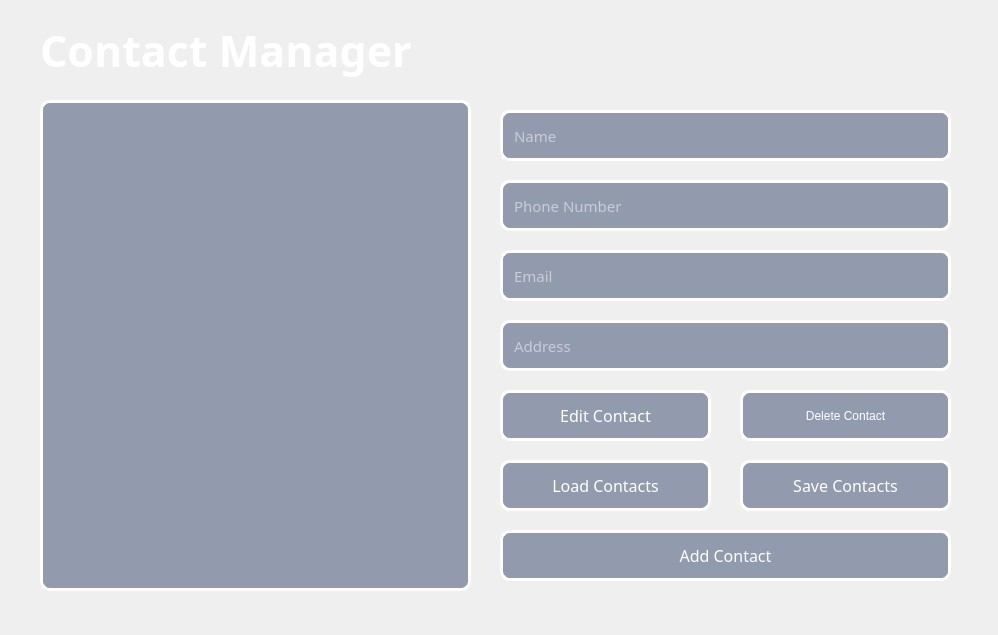
<?xml version="1.0" encoding="UTF-8"?>
<ui version="4.0">
 <class>MainWindow</class>
 <widget class="QMainWindow" name="MainWindow">
  <property name="geometry">
   <rect>
    <x>0</x>
    <y>0</y>
    <width>998</width>
    <height>635</height>
   </rect>
  </property>
  <property name="minimumSize">
   <size>
    <width>998</width>
    <height>635</height>
   </size>
  </property>
  <property name="maximumSize">
   <size>
    <width>998</width>
    <height>635</height>
   </size>
  </property>
  <property name="windowTitle">
   <string>MainWindow</string>
  </property>
  <widget class="QWidget" name="centralwidget">
   <widget class="QLabel" name="label">
    <property name="geometry">
     <rect>
      <x>40</x>
      <y>10</y>
      <width>441</width>
      <height>81</height>
     </rect>
    </property>
    <property name="font">
     <font>
      <family>Bahnschrift SemiBold</family>
      <pointsize>32</pointsize>
      <weight>75</weight>
      <italic>false</italic>
      <bold>true</bold>
      <kerning>true</kerning>
     </font>
    </property>
    <property name="styleSheet">
     <string notr="true">color : white;</string>
    </property>
    <property name="text">
     <string>Contact Manager</string>
    </property>
   </widget>
   <widget class="QLabel" name="label_2">
    <property name="geometry">
     <rect>
      <x>-10</x>
      <y>-30</y>
      <width>1011</width>
      <height>681</height>
     </rect>
    </property>
    <property name="sizePolicy">
     <sizepolicy hsizetype="Expanding" vsizetype="Expanding">
      <horstretch>0</horstretch>
      <verstretch>0</verstretch>
     </sizepolicy>
    </property>
    <property name="text">
     <string/>
    </property>
    <property name="pixmap">
     <pixmap resource="image.qrc">:/newPrefix/image/main.jpg</pixmap>
    </property>
    <property name="scaledContents">
     <bool>true</bool>
    </property>
   </widget>
   <widget class="QListWidget" name="lstContacts">
    <property name="geometry">
     <rect>
      <x>40</x>
      <y>100</y>
      <width>431</width>
      <height>491</height>
     </rect>
    </property>
    <property name="font">
     <font>
      <family>Atkinson Hyperlegible Next</family>
      <pointsize>11</pointsize>
      <weight>9</weight>
      <italic>false</italic>
      <bold>false</bold>
     </font>
    </property>
    <property name="styleSheet">
     <string notr="true">background-color: rgba(8, 28, 75,0.4);
border: 3px solid white;
border-radius: 10px;
color:white;
font: 75 11pt &quot;Atkinson Hyperlegible Next&quot;;
padding-left:9px;
padding-top:9px;</string>
    </property>
   </widget>
   <widget class="QLineEdit" name="txtName">
    <property name="geometry">
     <rect>
      <x>500</x>
      <y>110</y>
      <width>451</width>
      <height>51</height>
     </rect>
    </property>
    <property name="font">
     <font>
      <family>Atkinson Hyperlegible Next</family>
      <pointsize>11</pointsize>
      <weight>9</weight>
      <italic>false</italic>
      <bold>false</bold>
     </font>
    </property>
    <property name="styleSheet">
     <string notr="true">background-color: rgba(8, 28, 75,0.4);
border: 3px solid white;
border-radius: 10px;
color:white;
font: 75 11pt &quot;Atkinson Hyperlegible Next&quot;;
padding-left:9px;
</string>
    </property>
    <property name="placeholderText">
     <string>Name</string>
    </property>
   </widget>
   <widget class="QLineEdit" name="txtPhone">
    <property name="geometry">
     <rect>
      <x>500</x>
      <y>180</y>
      <width>451</width>
      <height>51</height>
     </rect>
    </property>
    <property name="font">
     <font>
      <family>Atkinson Hyperlegible Next</family>
      <pointsize>11</pointsize>
      <weight>9</weight>
      <italic>false</italic>
      <bold>false</bold>
     </font>
    </property>
    <property name="styleSheet">
     <string notr="true">background-color: rgba(8, 28, 75,0.4);
border: 3px solid white;
border-radius: 10px;
color:white;
font: 75 11pt &quot;Atkinson Hyperlegible Next&quot;;
padding-left:9px;
</string>
    </property>
    <property name="text">
     <string/>
    </property>
    <property name="placeholderText">
     <string>Phone Number</string>
    </property>
   </widget>
   <widget class="QLineEdit" name="txtEmail">
    <property name="geometry">
     <rect>
      <x>500</x>
      <y>250</y>
      <width>451</width>
      <height>51</height>
     </rect>
    </property>
    <property name="font">
     <font>
      <family>Atkinson Hyperlegible Next</family>
      <pointsize>11</pointsize>
      <weight>9</weight>
      <italic>false</italic>
      <bold>false</bold>
     </font>
    </property>
    <property name="styleSheet">
     <string notr="true">background-color: rgba(8, 28, 75,0.4);
border: 3px solid white;
border-radius: 10px;
color:white;
font: 75 11pt &quot;Atkinson Hyperlegible Next&quot;;
padding-left:9px;
</string>
    </property>
    <property name="text">
     <string/>
    </property>
    <property name="placeholderText">
     <string>Email </string>
    </property>
   </widget>
   <widget class="QLineEdit" name="txtAddress">
    <property name="geometry">
     <rect>
      <x>500</x>
      <y>320</y>
      <width>451</width>
      <height>51</height>
     </rect>
    </property>
    <property name="font">
     <font>
      <family>Atkinson Hyperlegible Next</family>
      <pointsize>11</pointsize>
      <weight>9</weight>
      <italic>false</italic>
      <bold>false</bold>
     </font>
    </property>
    <property name="styleSheet">
     <string notr="true">background-color: rgba(8, 28, 75,0.4);
border: 3px solid white;
border-radius: 10px;
color:white;
font: 75 11pt &quot;Atkinson Hyperlegible Next&quot;;
padding-left:9px;
</string>
    </property>
    <property name="text">
     <string/>
    </property>
    <property name="placeholderText">
     <string>Address</string>
    </property>
   </widget>
   <widget class="QPushButton" name="btnEditContact">
    <property name="geometry">
     <rect>
      <x>500</x>
      <y>390</y>
      <width>211</width>
      <height>51</height>
     </rect>
    </property>
    <property name="font">
     <font>
      <family>Atkinson Hyperlegible Next</family>
      <pointsize>12</pointsize>
      <weight>9</weight>
      <italic>false</italic>
      <bold>false</bold>
     </font>
    </property>
    <property name="styleSheet">
     <string notr="true">background-color: rgba(8, 28, 75,0.4);
border: 3px solid white;
border-radius: 10px;
color:white;
font: 75 12pt &quot;Atkinson Hyperlegible Next&quot;;
</string>
    </property>
    <property name="text">
     <string>Edit Contact</string>
    </property>
   </widget>
   <widget class="QPushButton" name="btnDeleteContact">
    <property name="geometry">
     <rect>
      <x>740</x>
      <y>390</y>
      <width>211</width>
      <height>51</height>
     </rect>
    </property>
    <property name="styleSheet">
     <string notr="true">background-color: rgba(8, 28, 75,0.4);
border: 3px solid white;
border-radius: 10px;
color:white;
font: 75 12pt &quot;Atkinson Hyperlegible Next&quot;;
</string>
    </property>
    <property name="text">
     <string>Delete Contact</string>
    </property>
   </widget>
   <widget class="QPushButton" name="btnLoadContacts">
    <property name="geometry">
     <rect>
      <x>500</x>
      <y>460</y>
      <width>211</width>
      <height>51</height>
     </rect>
    </property>
    <property name="font">
     <font>
      <family>Atkinson Hyperlegible Next</family>
      <pointsize>12</pointsize>
      <weight>9</weight>
      <italic>false</italic>
      <bold>false</bold>
     </font>
    </property>
    <property name="styleSheet">
     <string notr="true">background-color: rgba(8, 28, 75,0.4);
border: 3px solid white;
border-radius: 10px;
color:white;
font: 75 12pt &quot;Atkinson Hyperlegible Next&quot;;
</string>
    </property>
    <property name="text">
     <string>Load Contacts</string>
    </property>
   </widget>
   <widget class="QPushButton" name="btnSaveContacts">
    <property name="geometry">
     <rect>
      <x>740</x>
      <y>460</y>
      <width>211</width>
      <height>51</height>
     </rect>
    </property>
    <property name="font">
     <font>
      <family>Atkinson Hyperlegible Next</family>
      <pointsize>12</pointsize>
      <weight>9</weight>
      <italic>false</italic>
      <bold>false</bold>
     </font>
    </property>
    <property name="styleSheet">
     <string notr="true">background-color: rgba(8, 28, 75,0.4);
border: 3px solid white;
border-radius: 10px;
color:white;
font: 75 12pt &quot;Atkinson Hyperlegible Next&quot;;
</string>
    </property>
    <property name="text">
     <string>Save Contacts</string>
    </property>
   </widget>
   <widget class="QPushButton" name="btnAddContact">
    <property name="geometry">
     <rect>
      <x>500</x>
      <y>530</y>
      <width>451</width>
      <height>51</height>
     </rect>
    </property>
    <property name="font">
     <font>
      <family>Atkinson Hyperlegible Next</family>
      <pointsize>12</pointsize>
      <weight>9</weight>
      <italic>false</italic>
      <bold>false</bold>
     </font>
    </property>
    <property name="styleSheet">
     <string notr="true">background-color: rgba(8, 28, 75,0.4);
border: 3px solid white;
border-radius: 10px;
color:white;
font: 75 12pt &quot;Atkinson Hyperlegible Next&quot;;
</string>
    </property>
    <property name="text">
     <string>Add Contact</string>
    </property>
   </widget>
   <zorder>label_2</zorder>
   <zorder>label</zorder>
   <zorder>lstContacts</zorder>
   <zorder>txtName</zorder>
   <zorder>txtPhone</zorder>
   <zorder>txtEmail</zorder>
   <zorder>txtAddress</zorder>
   <zorder>btnEditContact</zorder>
   <zorder>btnDeleteContact</zorder>
   <zorder>btnLoadContacts</zorder>
   <zorder>btnSaveContacts</zorder>
   <zorder>btnAddContact</zorder>
  </widget>
 </widget>
 <resources>
  <include location="image.qrc"/>
 </resources>
 <connections/>
</ui>
